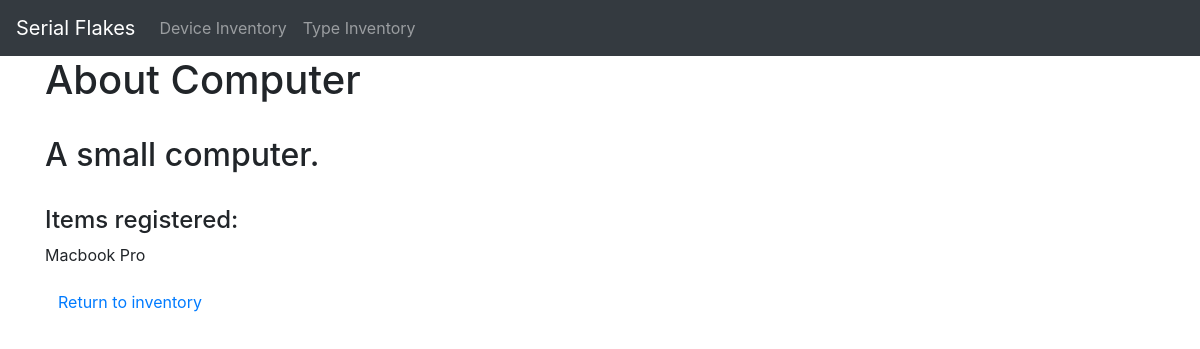
The app's page /types/1/, older data.
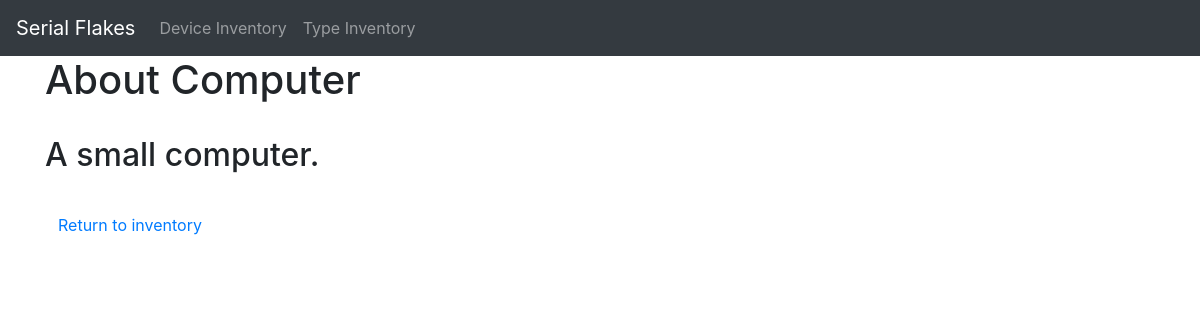
The same page, newer data.
### Serial/models.py (models this page shows, shortened)
class Device(models.Model):
	name = models.CharField(max_length=255)
	type = models.ForeignKey(Type, models.CASCADE, related_name='device_type')
	maker = models.ForeignKey(Maker, models.CASCADE, related_name='device_creator')
	SKU = models.CharField(max_length=60)
	description = models.TextField()
	created_at = models.DateTimeField(auto_now=True)
	photo = models.ImageField(blank=True, null=True, upload_to="static/images")

### Serial/views.py (the view)
class TypeDetail(DetailView):
	model = Type
	context_object_name = 'type'
	template_name = 'extra/type_detail.html'

### Serial/templates/extra/type_detail.html (shortened to what this page needs)
{% extends 'layout.html' %}
{% block content %}
    <h1>About {{ type.type_name }}</h1>
    <br />
    <h2>A {{ type.type_size|lower }} {{ type.type_name|lower }}.</h2>
    <br />
        {% if type.device_type.count > 0 %}
            <h4>Items registered:</h4>
            {% for foo in type.device_type.all %}
                <p>{{ foo.name }}</p>
            {% endfor %}
        {% endif %}
    <a class="btn" href="{% url 'type-list' %}">Return to inventory</a>
{% endblock %}

Row changes from the older to the newer data that the page shows:
removed Device: name "Macbook Pro"
Text that changed along with them:
text no longer shown: "Items registered:"
